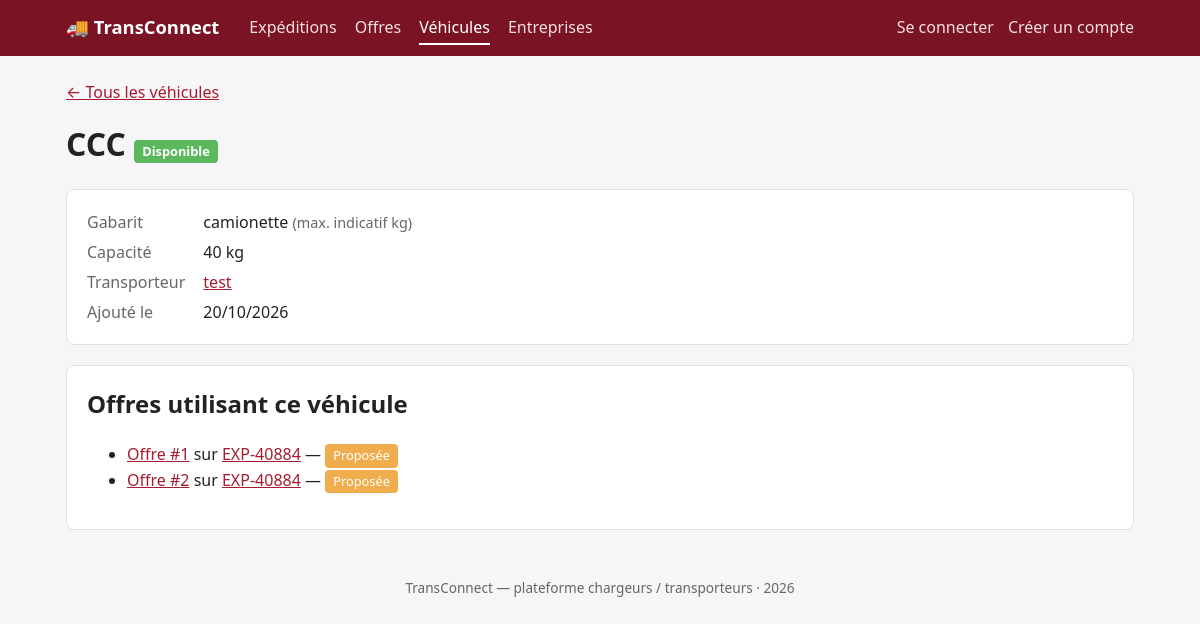
Page /vehicules/1/ on the earlier database version.
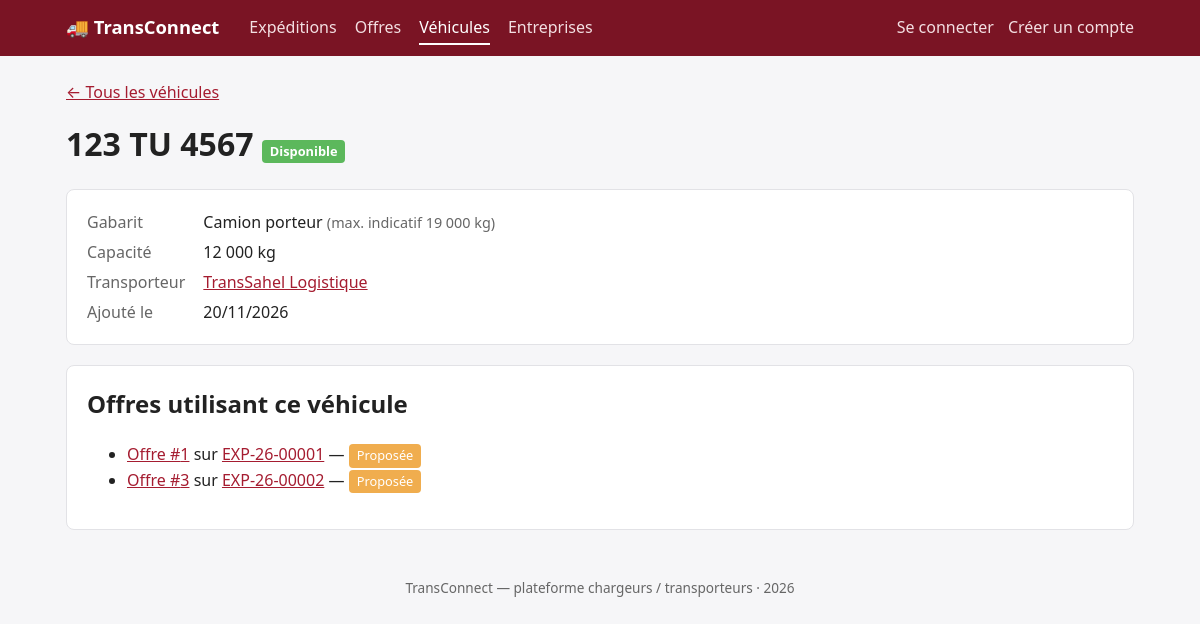
Same page on the later database version.
### VehiculesApp/models.py (models this page shows, shortened)
class Vehicule(models.Model):
    CAMIONNETTE = 'camionnette'
    FOURGON = 'fourgon'
    CAMION_PORTEUR = 'camion_porteur'
    SEMI_REMORQUE = 'semi_remorque'
    TYPE_CHOICES = (
        (CAMIONNETTE, 'Camionnette / utilitaire léger'),
        (FOURGON, 'Fourgon'),
        (CAMION_PORTEUR, 'Camion porteur'),
        (SEMI_REMORQUE, 'Semi-remorque'),
    )
    CAPACITE_MAX_PAR_TYPE = {
        CAMIONNETTE: 1_500,
        FOURGON: 3_500,
        CAMION_PORTEUR: 19_000,
        SEMI_REMORQUE: 26_000,
    }
    immatriculation = models.CharField(max_length=20, unique=True)
    type_vehicule = models.CharField(max_length=20, choices=TYPE_CHOICES)
    capacite_kg = models.PositiveIntegerField(
        validators=[MinValueValidator(1, "Une capacité nulle n'est pas acceptée.")]
    )
    disponible = models.BooleanField(default=True)
    entreprise = models.ForeignKey(
        'EntreprisesApp.Entreprise',
        on_delete=models.CASCADE,
        related_name='vehicules',
    )
    created_at = models.DateTimeField(auto_now_add=True)
    updated_at = models.DateTimeField(auto_now=True)
    class Meta:
        verbose_name = 'Véhicule'
        verbose_name_plural = 'Véhicules'
        ordering = ['immatriculation']
    @property
    def capacite_max_type(self):
        return self.CAPACITE_MAX_PAR_TYPE.get(self.type_vehicule)

### EntreprisesApp/models.py (models this page shows, shortened)
class Entreprise(models.Model):
    TYPE_CHARGEUR = 'chargeur'
    TYPE_TRANSPORTEUR = 'transporteur'
    TYPE_CHOICES = (
        (TYPE_CHARGEUR, 'Chargeur'),
        (TYPE_TRANSPORTEUR, 'Transporteur'),
    )
    raison_sociale = models.CharField(max_length=150)
    matricule_fiscal = models.CharField(
        max_length=17, unique=True, validators=[valider_matricule_fiscal]
    )
    type_entreprise = models.CharField(max_length=15, choices=TYPE_CHOICES)
    adresse = models.TextField(
        validators=[MinLengthValidator(20, "L'adresse doit contenir au moins 20 caractères.")]
    )
    utilisateur = models.OneToOneField(
        Utilisateur,
        on_delete=models.CASCADE,
        related_name='entreprise',
        null=True,
        blank=True,
    )
    created_at = models.DateTimeField(auto_now_add=True)
    updated_at = models.DateTimeField(auto_now=True)
    class Meta:
        verbose_name = 'Entreprise'
        verbose_name_plural = 'Entreprises'
        ordering = ['raison_sociale']

### OffresApp/models.py (models this page shows, shortened)
class Offre(models.Model):
    PROPOSEE = 'proposee'
    ACCEPTEE = 'acceptee'
    REFUSEE = 'refusee'
    RETIREE = 'retiree'
    STATUT_CHOICES = (
        (PROPOSEE, 'Proposée'),
        (ACCEPTEE, 'Acceptée'),
        (REFUSEE, 'Refusée'),
        (RETIREE, 'Retirée'),
    )
    prix = models.DecimalField(
        max_digits=10,
        decimal_places=2,
        validators=[MinValueValidator(Decimal('0.01'), 'Le prix doit être strictement positif.')],
    )
    delai_jours = models.PositiveIntegerField(
        validators=[MinValueValidator(1, "Le délai doit être d'au moins 1 jour.")]
    )
    statut = models.CharField(max_length=15, choices=STATUT_CHOICES, default=PROPOSEE)
    date_proposition = models.DateField(auto_now_add=True)
    expedition = models.ForeignKey(
        'ExpeditionsApp.Expedition',
        on_delete=models.CASCADE,
        related_name='offres',
    )
    transporteur = models.ForeignKey(
        'EntreprisesApp.Entreprise',
        on_delete=models.CASCADE,
        related_name='offres',
    )
    vehicule = models.ForeignKey(
        'VehiculesApp.Vehicule',
        on_delete=models.PROTECT,
        related_name='offres',
    )
    created_at = models.DateTimeField(auto_now_add=True)
    updated_at = models.DateTimeField(auto_now=True)
    class Meta:
        verbose_name = 'Offre'
        verbose_name_plural = 'Offres'
        ordering = ['-created_at']

### ExpeditionsApp/models.py (models this page shows, shortened)
class Expedition(models.Model):
    PUBLIEE = 'publiee'
    ATTRIBUEE = 'attribuee'
    EN_COURS = 'en_cours'
    LIVREE = 'livree'
    ANNULEE = 'annulee'
    STATUT_CHOICES = (
        (PUBLIEE, 'Publiée'),
        (ATTRIBUEE, 'Attribuée'),
        (EN_COURS, 'En cours'),
        (LIVREE, 'Livrée'),
        (ANNULEE, 'Annulée'),
    )
    reference = models.CharField(max_length=12, unique=True, editable=False)
    ville_depart = models.CharField(max_length=100)
    ville_arrivee = models.CharField(max_length=100)
    poids_kg = models.DecimalField(
        max_digits=10,
        decimal_places=2,
        validators=[MinValueValidator(Decimal('0.01'), "Le poids doit être strictement positif.")],
        help_text='Poids en kg',
    )
    date_souhaitee = models.DateField()
    description = models.TextField(blank=True)
    statut = models.CharField(max_length=15, choices=STATUT_CHOICES, default=PUBLIEE)
    entreprise = models.ForeignKey(
        'EntreprisesApp.Entreprise',
        on_delete=models.CASCADE,
        related_name='expeditions',
    )
    created_at = models.DateTimeField(auto_now_add=True)
    updated_at = models.DateTimeField(auto_now=True)
    class Meta:
        verbose_name = 'Expédition'
        verbose_name_plural = 'Expéditions'
        ordering = ['-created_at']

### VehiculesApp/views.py (the view)
# urls.py: path('<int:pk>/', views.VehiculeDetailView.as_view(), name='detail'),
class VehiculeDetailView(DetailView):
    model = Vehicule
    template_name = 'vehicules/detail.html'
    context_object_name = 'vehicule'
    def get_queryset(self):
        return Vehicule.objects.select_related('entreprise')
    def get_context_data(self, **kwargs):
        context = super().get_context_data(**kwargs)
        context['offres'] = self.object.offres.select_related('expedition').order_by('-date_proposition')
        return context

### EntreprisesApp/context_processors.py (called while the page is built)
def entreprise_courante(request):
    return {'mon_entreprise': entreprise_de(getattr(request, 'user', None))}

### EntreprisesApp/mixins.py (called while the page is built)
def entreprise_de(user):
    return getattr(user, 'entreprise', None)

### VehiculesApp/templates/vehicules/detail.html (shortened to what this page needs)
{% extends 'base.html' %}
{% block content %}
<p><a href="{% url 'vehicules:liste' %}">← Tous les véhicules</a></p>
<h1>{{ vehicule.immatriculation|upper }}
  <span class="badge b-{{ vehicule.disponible|yesno:'oui,non' }}">{{ vehicule.disponible|yesno:"Disponible,Indisponible" }}</span>
</h1>
<div class="card">
  <dl class="fiche">
    <dt>Gabarit</dt><dd>{{ vehicule.get_type_vehicule_display }} <span class="muted">(max. indicatif {{ vehicule.capacite_max_type|floatformat:"0g" }} kg)</span></dd>
    <dt>Capacité</dt><dd>{{ vehicule.capacite_kg|floatformat:"0g" }} kg</dd>
    <dt>Transporteur</dt><dd><a href="{% url 'entreprises:detail' vehicule.entreprise.pk %}">{{ vehicule.entreprise.raison_sociale }}</a></dd>
    <dt>Ajouté le</dt><dd>{{ vehicule.created_at|date:"d/m/Y" }}</dd>
  </dl>
</div>
<div class="card">
  <h2>Offres utilisant ce véhicule</h2>
  <ul>
    {% for offre in offres %}
    <li>
      <a href="{% url 'offres:detail' offre.pk %}">Offre #{{ offre.pk }}</a> sur
      <a href="{% url 'expeditions:detail' offre.expedition.reference %}">{{ offre.expedition.reference }}</a>
      — <span class="badge b-{{ offre.statut }}">{{ offre.get_statut_display }}</span>
    </li>
    {% empty %}
    <li>Ce véhicule n'a encore été proposé sur aucune offre.</li>
    {% endfor %}
  </ul>
</div>
{% endblock %}

### templates/base.html (shortened to what this page needs)
<!DOCTYPE html>
<html lang="fr">
<head>
</head>
<body>
  <header>
    {% with nom_url=request.resolver_match.app_name %}
    <nav>
      <a class="logo" href="{% url 'accueil' %}">🚚 TransConnect</a>
      <a href="{% url 'expeditions:liste' %}" {% if nom_url == 'expeditions' %}class="actif"{% endif %}>Expéditions</a>
      <a href="{% url 'offres:liste' %}" {% if nom_url == 'offres' %}class="actif"{% endif %}>Offres</a>
      <a href="{% url 'vehicules:liste' %}" {% if nom_url == 'vehicules' %}class="actif"{% endif %}>Véhicules</a>
      <a href="{% url 'entreprises:liste' %}" {% if nom_url == 'entreprises' %}class="actif"{% endif %}>Entreprises</a>
      {% if user.is_authenticated %}
        {% if mon_entreprise.est_transporteur %}
        <a href="{% url 'vehicules:mes' %}">Mes véhicules</a>
        {% elif mon_entreprise.est_chargeur %}
        <a href="{% url 'expeditions:ajouter' %}">Publier une expédition</a>
        {% else %}
        <a href="{% url 'entreprises:ajouter' %}">Créer mon entreprise</a>
        {% endif %}
      <span class="compte">
        {% if user.is_staff %}<a href="{% url 'admin:index' %}">Admin</a>{% endif %}
        <span>Connecté : <strong>{{ user.username }}</strong></span>
        <a href="{% url 'password_change' %}">Mot de passe</a>
        <form method="post" action="{% url 'logout' %}" class="inline">
          {% csrf_token %}
          <button type="submit" class="lien">Se déconnecter</button>
        </form>
      </span>
      {% else %}
      <span class="compte">
        <a href="{% url 'login' %}">Se connecter</a>
        <a href="{% url 'inscription' %}">Créer un compte</a>
      </span>
      {% endif %}
    </nav>
    {% endwith %}
  </header>
  <main>
    {% block content %}{% endblock %}
  </main>
  <footer>TransConnect — plateforme chargeurs / transporteurs · {% now "Y" %}</footer>
</body>
</html>

### templates/base.html (style rules this page uses)
:root { --brand:#a51c30; --brand-dark:#7a1424; --bg:#f6f6f8; --card:#fff; --text:#222; --muted:#666; --line:#e2e2e6; }
* { box-sizing: border-box; }
body { margin:0; font-family: system-ui, -apple-system, "Segoe UI", Roboto, sans-serif; background:var(--bg); color:var(--text); line-height:1.5; }
header { background:var(--brand-dark); color:#fff; }
nav { max-width:1100px; margin:0 auto; padding:0 16px; display:flex; flex-wrap:wrap; align-items:center; gap:4px 18px; min-height:56px; }
nav .logo { font-weight:700; font-size:1.15rem; color:#fff; text-decoration:none; margin-right:12px; }
nav a { color:#f3dfe2; text-decoration:none; padding:4px 0; border-bottom:2px solid transparent; }
nav a:hover, nav a.actif { color:#fff; border-bottom-color:#fff; }
nav .compte { margin-left:auto; display:flex; flex-wrap:wrap; align-items:center; gap:4px 14px; color:#f3dfe2; }
main { max-width:1100px; margin:24px auto; padding:0 16px; }
h1, h2 { margin-top:0; }
.card { background:var(--card); border:1px solid var(--line); border-radius:8px; padding:20px; margin-bottom:20px; }
a { color:var(--brand); }
.muted { color:var(--muted); font-size:.9rem; }
.badge { display:inline-block; padding:2px 8px; border-radius:4px; color:#fff; font-size:.8rem; white-space:nowrap; }
.b-proposee { background:#F0AD4E }
.b-oui { background:#5CB85C }
dl.fiche { display:grid; grid-template-columns:max-content 1fr; gap:6px 18px; margin:0; }
dl.fiche dt { color:var(--muted); }
dl.fiche dd { margin:0; }
footer { text-align:center; color:var(--muted); font-size:.85rem; padding:24px 16px; }

Differences in the rows shown:
no longer on this page (row edited): Offre: pk "2", expedition.reference "EXP-40884", statut "Proposée"
changed Vehicule "Disponible": immatriculation "CCC" → "123 TU 4567"; type_vehicule "camionette" → "Camion porteur"; capacite_max_type (not shown) → "19 000"; capacite_kg "40" → "12 000"; entreprise.raison_sociale "test" → "TransSahel Logistique"; created_at "20/10/2026" → "20/11/2026"
changed Offre id 1: expedition.reference "EXP-40884" → "EXP-26-00001"
added Offre: pk "3", expedition.reference "EXP-26-00002", statut "Proposée"
